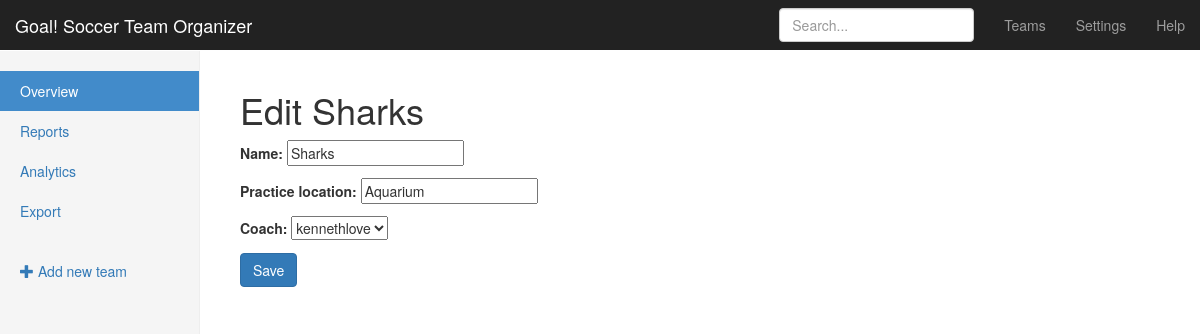
/teams/edit/4/, run on the app's committed database.
### teams/models.py (models this page shows, shortened)
class Team(models.Model):
    name = models.CharField(max_length=255)
    coach = models.ForeignKey(User, related_name='teams')
    practice_location = models.CharField(max_length=255)

### teams/views.py (the view)
# urls.py: url(r'^edit/(?P<pk>\d+)/$', views.TeamUpdateView.as_view(), name='update'),
class TeamUpdateView(UpdateView):
    model = models.Team
    fields = ("name", "practice_location", "coach")

### teams/templates/teams/team_form.html (shortened to what this page needs)
{% extends "teams/_layout.html" %}
{% block body_content %}
<h1>{% if not form.instance.pk %}Create Team{% else %}Edit {{ form.instance.name }}{% endif %}</h1>
<form method='POST'>
	{{ form.as_p }}
	<input type="submit" class="btn btn-primary" value="Save">
</form>
{% endblock %}

### assets/css/goal.css (style rules this page uses)
body { padding-top: 50px; }

### data on the page
Team: instance.name "Sharks", name "Sharks", practice_location "Aquarium", coach "kennethlove"
